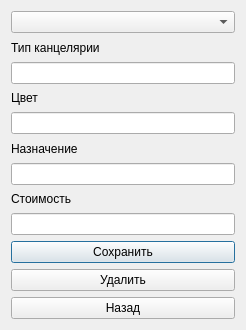
<?xml version="1.0" encoding="UTF-8"?>
<ui version="4.0">
 <class>EditOffice</class>
 <widget class="QDialog" name="EditOffice">
  <property name="geometry">
   <rect>
    <x>0</x>
    <y>0</y>
    <width>246</width>
    <height>330</height>
   </rect>
  </property>
  <property name="windowTitle">
   <string>Dialog</string>
  </property>
  <layout class="QVBoxLayout" name="verticalLayout">
   <item>
    <widget class="QComboBox" name="editName"/>
   </item>
   <item>
    <widget class="QLabel" name="label">
     <property name="text">
      <string>Тип канцелярии</string>
     </property>
    </widget>
   </item>
   <item>
    <widget class="QLineEdit" name="type"/>
   </item>
   <item>
    <widget class="QLabel" name="label_2">
     <property name="text">
      <string>Цвет</string>
     </property>
    </widget>
   </item>
   <item>
    <widget class="QLineEdit" name="color"/>
   </item>
   <item>
    <widget class="QLabel" name="label_3">
     <property name="text">
      <string>Назначение</string>
     </property>
    </widget>
   </item>
   <item>
    <widget class="QLineEdit" name="use"/>
   </item>
   <item>
    <widget class="QLabel" name="label_4">
     <property name="text">
      <string>Стоимость</string>
     </property>
    </widget>
   </item>
   <item>
    <widget class="QLineEdit" name="price"/>
   </item>
   <item>
    <widget class="QPushButton" name="create">
     <property name="text">
      <string>Сохранить</string>
     </property>
    </widget>
   </item>
   <item>
    <widget class="QPushButton" name="del">
     <property name="text">
      <string>Удалить</string>
     </property>
    </widget>
   </item>
   <item>
    <widget class="QPushButton" name="back">
     <property name="text">
      <string>Назад</string>
     </property>
    </widget>
   </item>
  </layout>
 </widget>
 <resources/>
 <connections/>
</ui>
